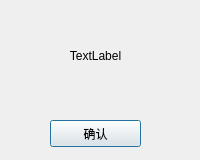
<?xml version="1.0" encoding="UTF-8"?>
<ui version="4.0">
 <class>UpState</class>
 <widget class="QDialog" name="UpState">
  <property name="geometry">
   <rect>
    <x>0</x>
    <y>0</y>
    <width>200</width>
    <height>160</height>
   </rect>
  </property>
  <property name="minimumSize">
   <size>
    <width>200</width>
    <height>160</height>
   </size>
  </property>
  <property name="maximumSize">
   <size>
    <width>200</width>
    <height>160</height>
   </size>
  </property>
  <property name="windowTitle">
   <string>Dialog</string>
  </property>
  <widget class="QPushButton" name="BtnOk">
   <property name="geometry">
    <rect>
     <x>50</x>
     <y>120</y>
     <width>91</width>
     <height>27</height>
    </rect>
   </property>
   <property name="text">
    <string>确认</string>
   </property>
  </widget>
  <widget class="QLabel" name="StateLab">
   <property name="geometry">
    <rect>
     <x>20</x>
     <y>20</y>
     <width>151</width>
     <height>71</height>
    </rect>
   </property>
   <property name="text">
    <string>TextLabel</string>
   </property>
   <property name="alignment">
    <set>Qt::AlignCenter</set>
   </property>
  </widget>
 </widget>
 <resources/>
 <connections>
  <connection>
   <sender>BtnOk</sender>
   <signal>clicked()</signal>
   <receiver>UpState</receiver>
   <slot>OnConfirm()</slot>
   <hints>
    <hint type="sourcelabel">
     <x>109</x>
     <y>82</y>
    </hint>
    <hint type="destinationlabel">
     <x>176</x>
     <y>62</y>
    </hint>
   </hints>
  </connection>
 </connections>
 <slots>
  <slot>OnConfirm()</slot>
 </slots>
</ui>
